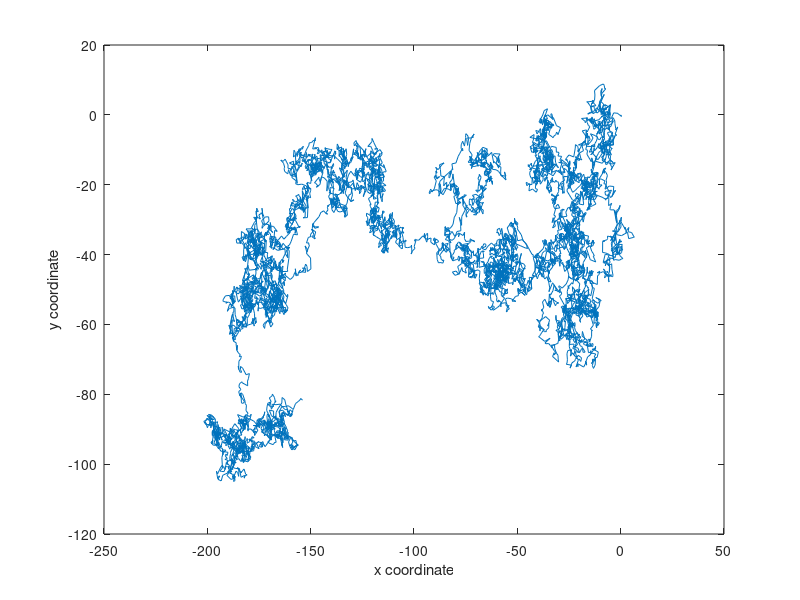

This figure's MATLAB source:
clear;
clc;

steps = 10000;
displacement = randn(steps,2); 
trajectory = zeros(steps,2);

for i = 2:steps
  trajectory(i,:) = trajectory(i-1,:) + displacement(i,:);
end

plot(trajectory(:,1), trajectory(:,2))
xlabel('x coordinate');
ylabel('y coordinate');
